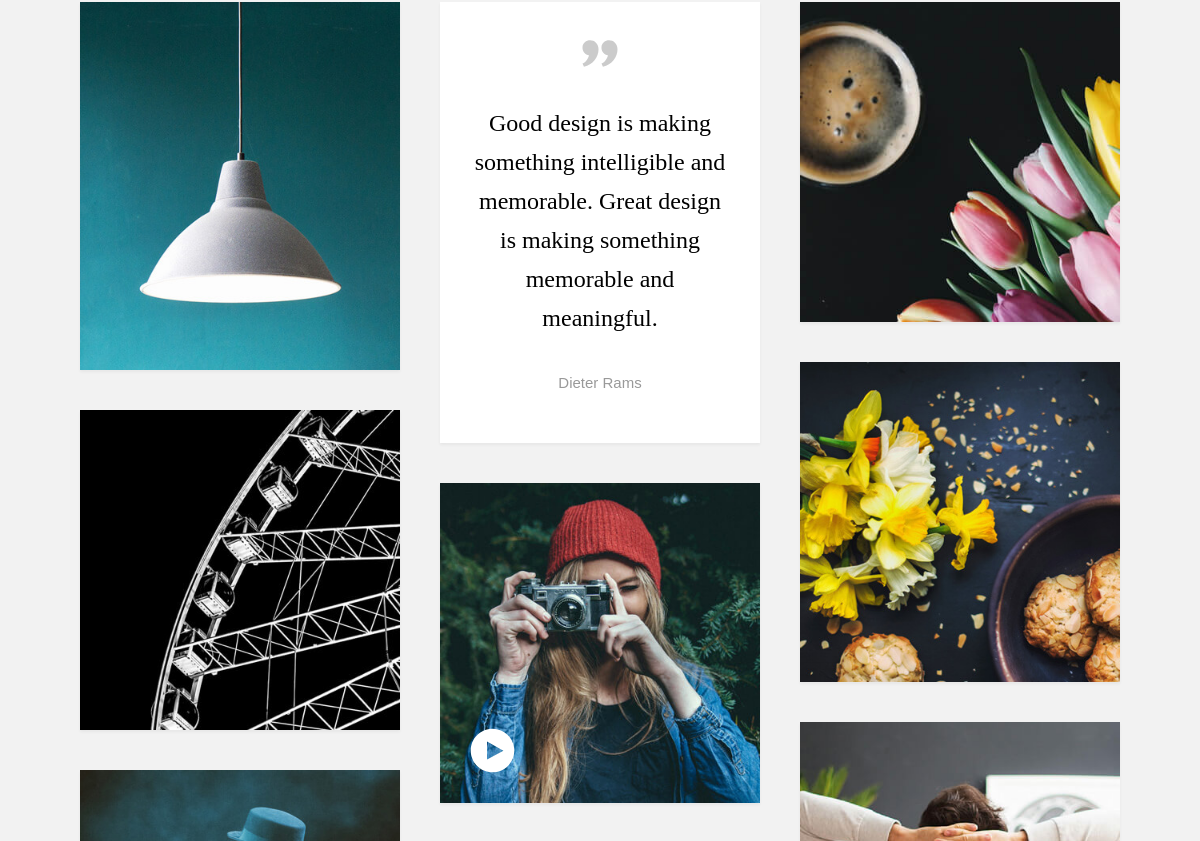
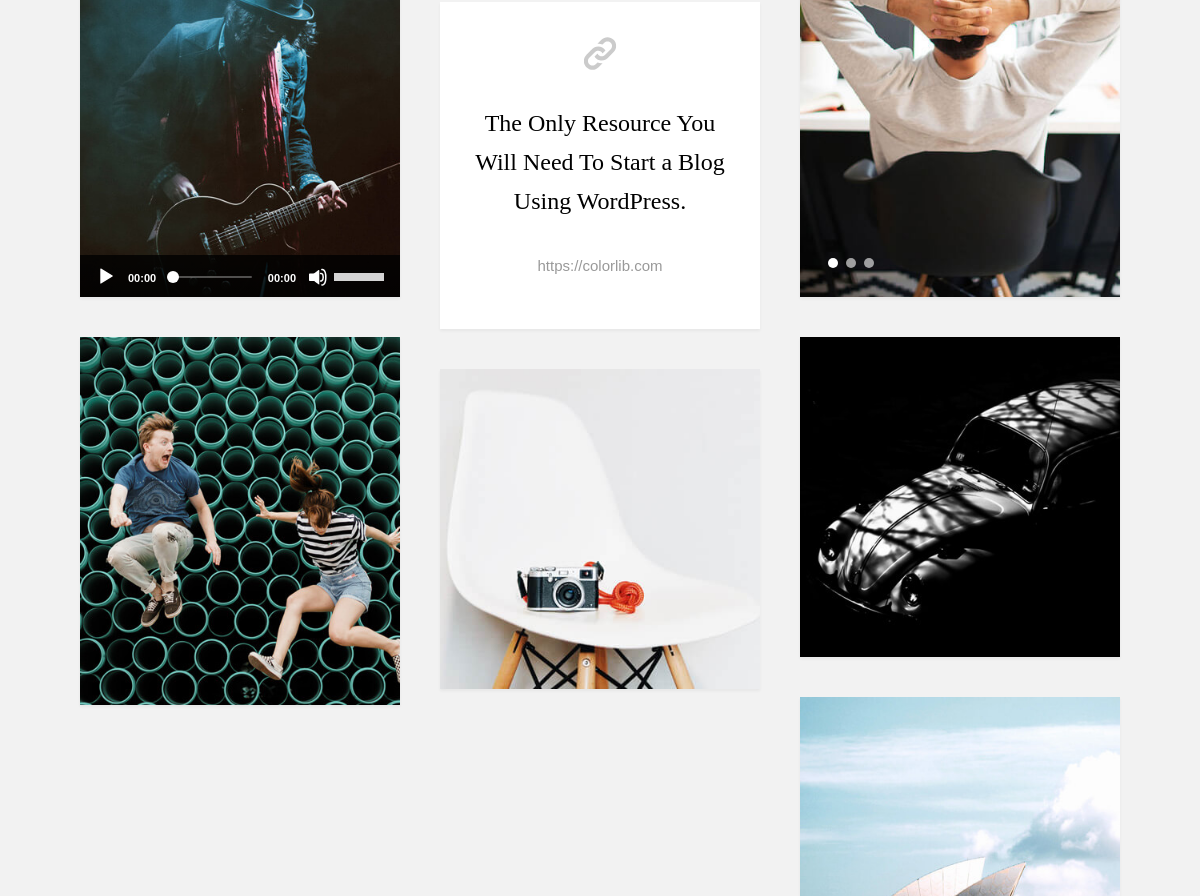
Before: / (middle part) with the older database file (2 pictures, top to bottom).
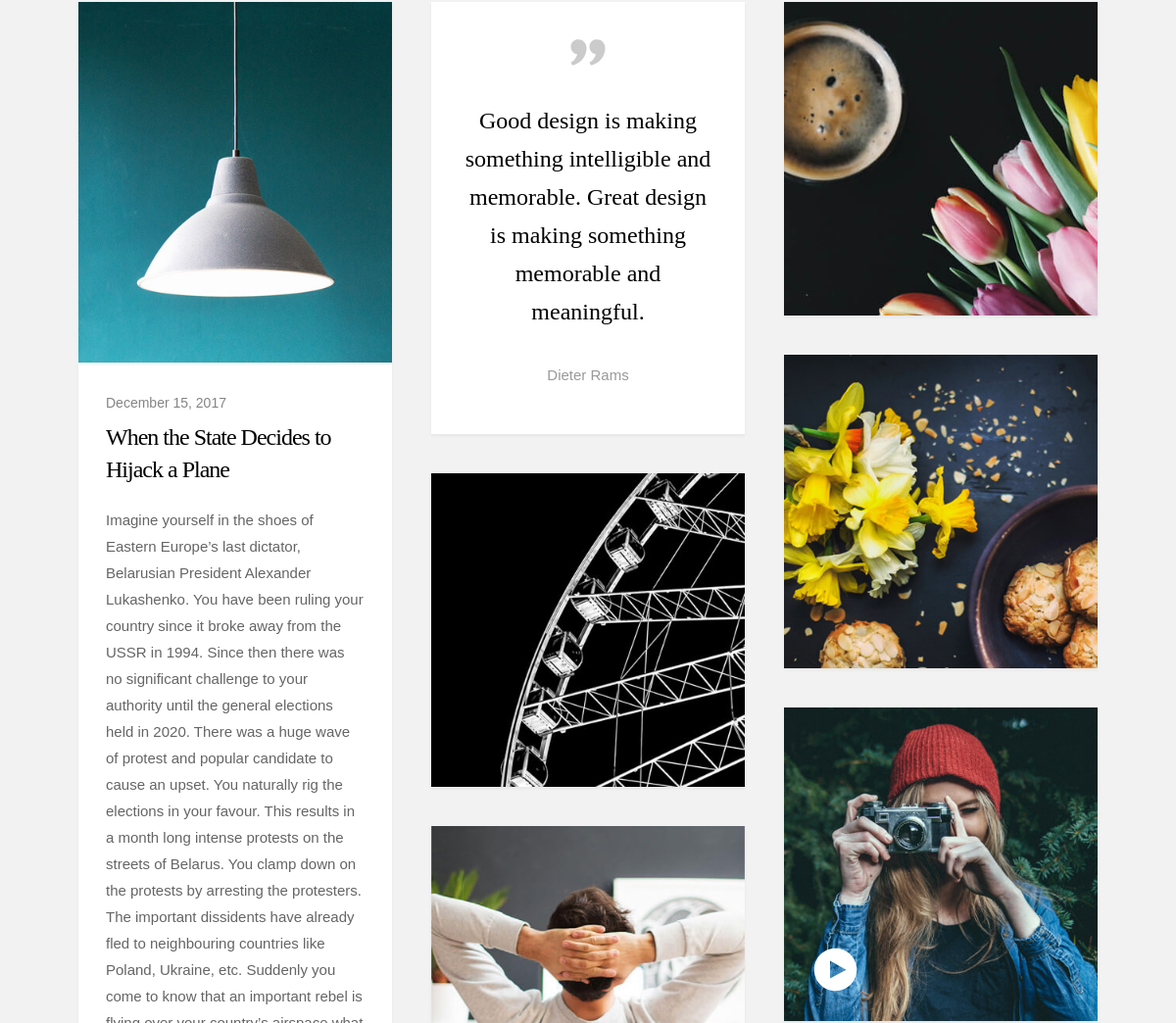
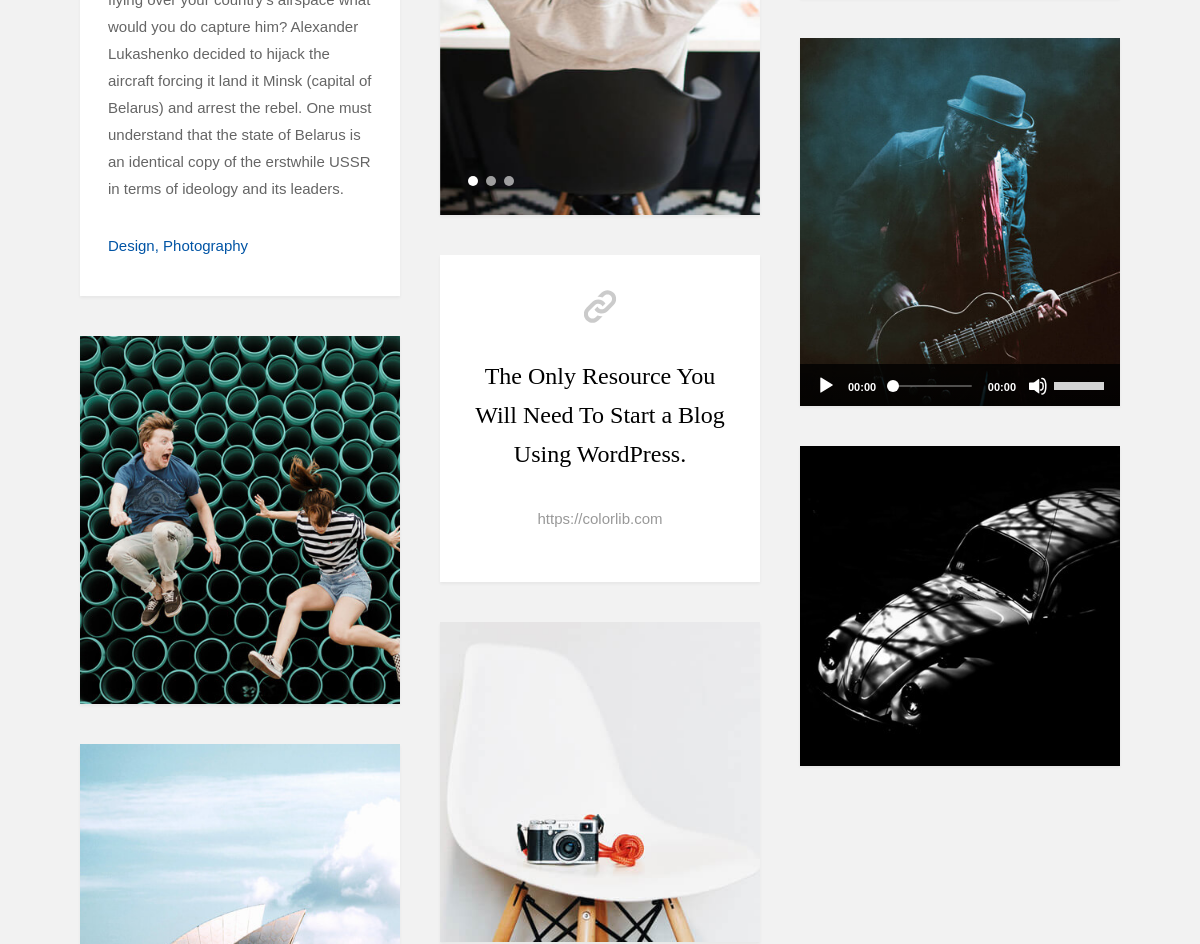
After: the same page with the newer database file (2 pictures, top to bottom).
### blog/models.py (models this page shows, shortened)
class Post(models.Model):
	title = models.CharField(max_length=100)
	content = models.TextField()
	date_posted = models.DateTimeField(default=timezone.now)

### blog/views.py (the view)
# urls.py: path('', blog_views.index, name='index'),
def index(request):
	context = {'posts': Post.objects.all()} # post summaries dictionary
	return render(request, 'blog/index.html', context)

### blog/templates/blog/index.html (shortened to what this page needs)
{% load static %}
<!DOCTYPE html>
<html class="no-js" lang="en">
<head>
    <link rel="stylesheet" href="{% static 'blog/css/base.css' %}">
    <link rel="stylesheet" href="{% static 'blog/css/vendor.css' %}">
    <link rel="stylesheet" href="{% static 'blog/css/main.css' %}">
</head>
<body id="top">
    <section class="s-content">
        <div class="row masonry-wrap">
            <div class="masonry">
                <article class="masonry__brick entry format-standard" data-aos="fade-up">
                    <div class="entry__thumb">
                        <a href="single-standard.html" class="entry__thumb-link">
                            <img src="{% static 'blog/images/thumbs/masonry/lamp-400.jpg' %}"
                                     alt="">
                        </a>
                    </div>
                    {% for post in posts %}
                    {% if post.title == 'When the State Decides to Hijack a Plane' %}
                    <div class="entry__text">
                        <div class="entry__header">
                            <div class="entry__date">
                                <a href="single-standard.html">December 15, 2017</a>
                            </div>
                            <h1 class="entry__title"><a href="single-standard.html">{{ post.title }}</a></h1>
                        </div>
                        <div class="entry__excerpt">
                            <p>
                                {{ post.content }}
                            </p>
                        </div>
                        <div class="entry__meta">
                            <span class="entry__meta-links">
                                <a href="category.html">Design</a>
                                <a href="category.html">Photography</a>
                            </span>
                        </div>
                    </div>
                    {% endif %}
                    {% endfor %}
                </article>
                <article class="masonry__brick entry format-quote" data-aos="fade-up">
                    <div class="entry__thumb">
                        <blockquote>
                                <p>
                                    Good design is making something intelligible and memorable. Great design is making something memorable and meaningful.
                                </p>
                                <cite>Dieter Rams</cite>
                        </blockquote>
                    </div>
                </article>
                <article class="masonry__brick entry format-standard" data-aos="fade-up">
                    <div class="entry__thumb">
                        <a href="single-standard.html" class="entry__thumb-link">
                            <img src="{% static 'blog/images/thumbs/masonry/tulips-400.jpg' %}"
                                     alt="">
                        </a>
                    </div>
                </article>
                <article class="masonry__brick entry format-standard" data-aos="fade-up">
                    <div class="entry__thumb">
                        <a href="single-standard.html" class="entry__thumb-link">
                            <img src="{% static 'blog/images/thumbs/masonry/cookies-400.jpg' %}"
                                     alt="">
                        </a>
                    </div>
                </article>
                <article class="masonry__brick entry format-standard" data-aos="fade-up">
                    <div class="entry__thumb">
                        <a href="single-standard.html" class="entry__thumb-link">
                            <img src="{% static 'blog/images/thumbs/masonry/wheel-400.jpg' %}"
                                     alt="">
                        </a>
                    </div>
                </article>
                <article class="masonry__brick entry format-video" data-aos="fade-up">
                    <div class="entry__thumb video-image">
                        <a href="https://player.vimeo.com/video/117310401?color=01aef0&title=0&byline=0&portrait=0" data-lity>
                            <img src="{% static 'blog/images/thumbs/masonry/shutterbug-400.jpg' %}"
                                    alt="">
                        </a>
                    </div>
                </article>
                <article class="masonry__brick entry format-gallery" data-aos="fade-up">
                    <div class="entry__thumb slider">
                        <div class="slider__slides">
                            <div class="slider__slide">
                                <img src="{% static 'blog/images/thumbs/masonry/gallery/gallery-1-400.jpg' %}"
                                         alt="">
                            </div>
                        </div>
                    </div>
                </article>
                <article class="masonry__brick entry format-audio" data-aos="fade-up">
                    <div class="entry__thumb">
                        <a href="single-audio.html" class="entry__thumb-link">
                            <img src="{% static 'blog/images/thumbs/masonry/guitarman-400.jpg' %}"
                                     alt="">
                        </a>
                        <div class="audio-wrap">
                        </div>
                    </div>
                </article>
                <article class="masonry__brick entry format-link" data-aos="fade-up">
                    <div class="entry__thumb">
                        <div class="link-wrap">
                            <p>The Only Resource You Will Need To Start a Blog Using WordPress.</p>
                            <cite>
                                <a target="_blank" href="https://colorlib.com/">https://colorlib.com</a>
                            </cite>
                        </div>
                    </div>
                </article>
                <article class="masonry__brick entry format-standard" data-aos="fade-up">
                    <div class="entry__thumb">
                        <a href="single-standard.html" class="entry__thumb-link">
                            <img src="{% static 'blog/images/thumbs/masonry/jump-400.jpg' %}"
                                     alt="">
                        </a>
                    </div>
                </article>
                <article class="masonry__brick entry format-standard" data-aos="fade-up">
                    <div class="entry__thumb">
                        <a href="single-standard.html" class="entry__thumb-link">
                            <img src="{% static 'blog/images/thumbs/masonry/beetle-400.jpg' %}"
                                     alt="">
                        </a>
                    </div>
                </article>
                <article class="masonry__brick entry format-standard" data-aos="fade-up">
                    <div class="entry__thumb">
                        <a href="single-standard.html" class="entry__thumb-link">
                            <img src="{% static 'blog/images/thumbs/masonry/fuji-400.jpg' %}"
                                     alt="">
                        </a>
                    </div>
                </article>
                <article class="masonry__brick entry format-standard" data-aos="fade-up">
                    <div class="entry__thumb">
                        <a href="single-standard.html" class="entry__thumb-link">
                            <img src="{% static 'blog/images/thumbs/masonry/sydney-400.jpg' %}"
                                     alt="">
                        </a>
                    </div>
                </article>
            </div>
        </div>
    </section>
</body>
</html>

### blog/static/blog/css/base.css (style rules this page uses)
html { font-family: sans-serif; line-height: 1.15; -ms-text-size-adjust: 100%; -webkit-text-size-adjust: 100%; }
body { margin: 0; }
article, aside, footer, header, nav, section { display: block; }
h1 { font-size: 2em; margin: 0.67em 0; }
a { background-color: transparent; -webkit-text-decoration-skip: objects; }
img { border-style: none; }
html { font-size: 62.5%; box-sizing: border-box; }
*, *::before, *::after { box-sizing: inherit; }
body { font-weight: normal; line-height: 1; word-wrap: break-word; text-rendering: optimizeLegibility; -webkit-overflow-scrolling: touch; -webkit-text-size-adjust: none; }
body, input, button { -moz-osx-font-smoothing: grayscale; -webkit-font-smoothing: antialiased; }
img, video { max-width: 100%; height: auto; }
h1, h2, h3, h4, h5, h6 { -webkit-font-smoothing: auto; -webkit-font-smoothing: antialiased; -webkit-font-variant-ligatures: common-ligatures; -moz-font-variant-ligatures: common-ligatures; font-variant-ligatures: common-ligatures; text-rendering: optimizeLegibility; }
a { text-decoration: none; line-height: inherit; }
a img { border: none; }
.row { width: 94%; max-width: 1200px; margin: 0 auto; }
.row:after { content: ""; display: table; clear: both; }

Changed rows visible on the page:
added Post: title "When the State Decides to Hijack a Plane", content "Imagine yourself in the shoes of Eastern Europe’s last dictator, Belarusian President Alexander Lukashenko. You have been ruling your country since it broke away from the USSR in 1994. Since then there was no significant challenge to your authority until the general elections held in 2020. There was a huge wave of protest and popular candidate to cause an upset. You naturally rig the elections in your favour. This results in a month long intense protests on the streets of Belarus. You clamp down on the protests by arresting the protesters. The important dissidents have already fled to neighbouring countries like Poland, Ukraine, etc. Suddenly you come to know that an important rebel is…"
